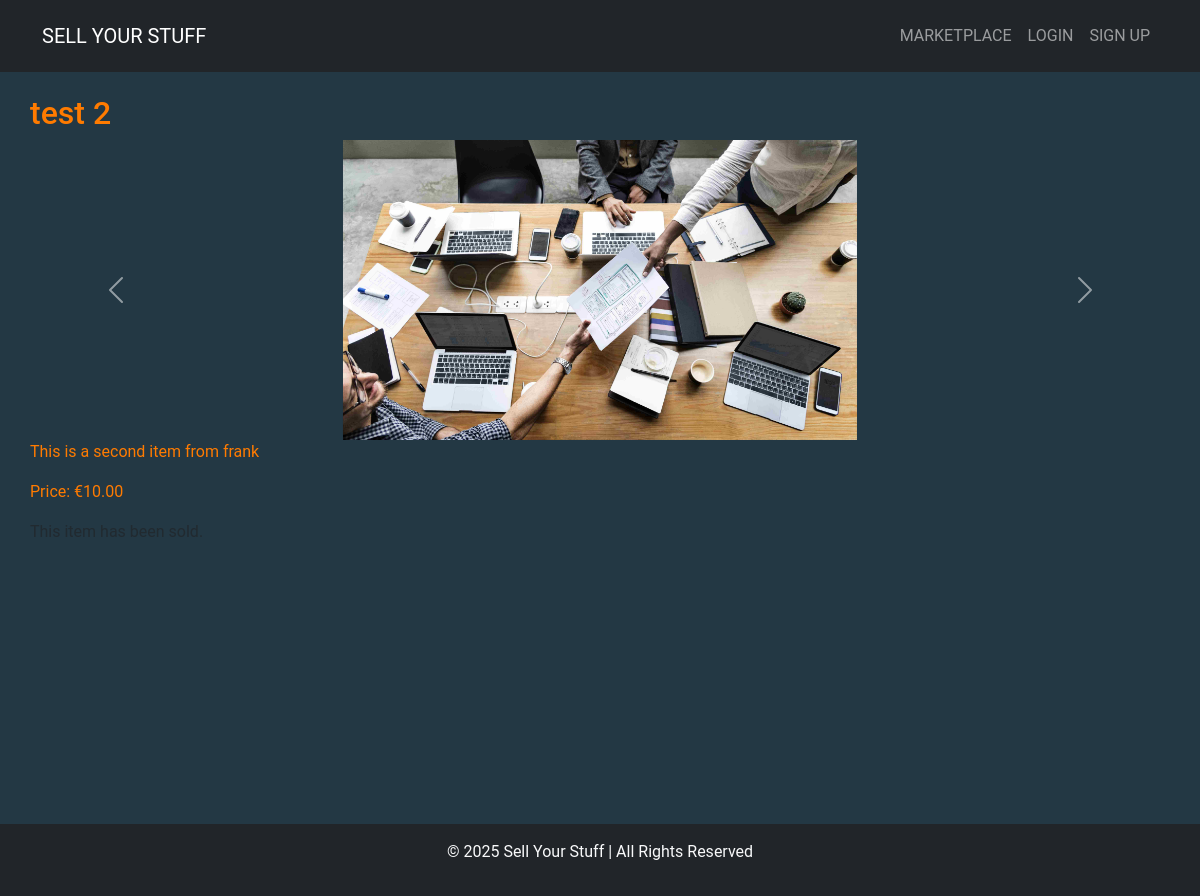
Screenshot of /sales/2/ with the database file from the repository.
### sales/models.py (models this page shows, shortened)
class Sale(models.Model):
    STATUS_CHOICES = [
        ("available", "Available"),
        ("sold", "Sold"),
    ]
    user = models.ForeignKey(User, on_delete=models.CASCADE)  # Seller
    title = models.CharField(max_length=200)
    description = models.TextField()
    price = models.DecimalField(max_digits=10, decimal_places=2)
    image = models.ImageField(
        upload_to="product_images/", blank=True, null=True
    )  # main image of the product
    image_1 = models.ImageField(upload_to="product_images/", blank=True, null=True)
    image_2 = models.ImageField(upload_to="product_images/", blank=True, null=True)
    image_3 = models.ImageField(upload_to="product_images/", blank=True, null=True)
    video = models.FileField(
        upload_to="product_videos/", blank=True, null=True
    )  # Video upload field
    status = models.CharField(
        max_length=10, choices=STATUS_CHOICES, default="available"
    )
    created_at = models.DateTimeField(auto_now_add=True)

### sales/views.py (the view)
# urls.py: path("<int:sale_id>/", views.sale_detail, name="sale_detail"),
def sale_detail(request, sale_id):
    sale = get_object_or_404(Sale, id=sale_id)
    purchase = None
    if sale.status == "sold" and request.user.is_authenticated:
        purchase = Purchase.objects.filter(sale=sale, buyer=request.user).first()
    return render(
        request, "sales/sale_detail.html", {"sale": sale, "purchase": purchase}
    )

### sell_ur_stuff_site/context_processors.py (called while the page is built)
def unread_notifications(request):
    if request.user.is_authenticated:
        unread_count = Notification.objects.filter(
            user=request.user, is_read=False
        ).count()
    else:
        unread_count = 0
    return {"unread_notifications": unread_count}

### sales/templates/sales/sale_detail.html (shortened to what this page needs)
{% extends "base.html" %}
{% block content %}
  <h2>{{ sale.title }}</h2>
  {% if sale.image or sale.image_1 or sale.image_2 or sale.image_3 %}
    <div id="saleCarousel" class="carousel slide" data-bs-ride="carousel">
      <div class="carousel-inner">
        {% if sale.image %}
          <div class="carousel-item active">
            <img src="{{ sale.image.url }}"
                 alt="{{ sale.title }}"
                 class="d-block w-100 sale-image"
                 width=""
                 height="" />
          </div>
        {% endif %}
      </div>
      <button class="carousel-control-prev"
              type="button"
              data-bs-target="#saleCarousel"
              data-bs-slide="prev">
        <span class="carousel-control-prev-icon" aria-hidden="true"></span>
      </button>
      <button class="carousel-control-next"
              type="button"
              data-bs-target="#saleCarousel"
              data-bs-slide="next">
        <span class="carousel-control-next-icon" aria-hidden="true"></span>
      </button>
    </div>
  {% endif %}
  <p>{{ sale.description }}</p>
  <p>Price: €{{ sale.price }}</p>
  {% if user == sale.user and sale.status == "available" %}
    <a href="{% url 'sale_update' sale.id %}" class="btn btn-warning">Edit</a>
    <form method="post" action="{% url 'sale_delete' sale.id %}" class="inline-form">
        {% csrf_token %}
        <button type="submit" class="btn btn-danger">Delete</button>
    </form>
{% elif sale.status == "available" %}
    <a href="{% url 'buy_product' sale.id %}" class="btn btn-success">Buy</a>
{% else %}
    {% if purchase %}
        <p class="text-success">Congrats on your purchase!</p>
    {% elif user == sale.user %}
        <p class="text-success">Great News! This item has been sold.</p>
    {% else %}
        <p class="text-muted">This item has been sold.</p>
    {% endif %}
{% endif %}
{% endblock content %}

### static/css/styles.css (style rules this page uses)
:root { --main-bg-color: #233844; --secondary-bg-color: #3e4f5e5c; --main-font-color: #ff7b00; }
* { margin: 0; padding: 0; box-sizing: border-box; }
body { font-family: 'Roboto', sans-serif; background-color: var(--main-bg-color); color: var(--main-font-color); }
.sale-image, .sale-video { max-height: 300px; object-fit: contain; }

### rows the page displays
Sale: title "test 2", image (picture), description "This is a second item from frank", price "10.00"
